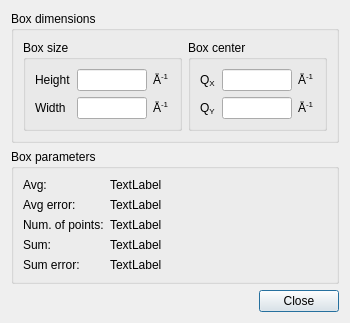
<?xml version="1.0" encoding="UTF-8"?>
<ui version="4.0">
 <class>BoxSumUI</class>
 <widget class="QDialog" name="BoxSumUI">
  <property name="geometry">
   <rect>
    <x>0</x>
    <y>0</y>
    <width>322</width>
    <height>313</height>
   </rect>
  </property>
  <property name="sizePolicy">
   <sizepolicy hsizetype="MinimumExpanding" vsizetype="MinimumExpanding">
    <horstretch>0</horstretch>
    <verstretch>0</verstretch>
   </sizepolicy>
  </property>
  <property name="windowTitle">
   <string>Box Sum</string>
  </property>
  <property name="windowIcon">
   <iconset>
    <normaloff>:/res/sasview-icon.ico</normaloff>:/res/sasview-icon.ico</iconset>
  </property>
  <layout class="QGridLayout" name="gridLayout_4">
   <item row="0" column="0" colspan="2">
    <widget class="QGroupBox" name="groupBox">
     <property name="sizePolicy">
      <sizepolicy hsizetype="MinimumExpanding" vsizetype="MinimumExpanding">
       <horstretch>0</horstretch>
       <verstretch>0</verstretch>
      </sizepolicy>
     </property>
     <property name="title">
      <string>Box dimensions</string>
     </property>
     <layout class="QGridLayout" name="gridLayout_3">
      <item row="0" column="0">
       <widget class="QGroupBox" name="groupBox_4">
        <property name="sizePolicy">
         <sizepolicy hsizetype="MinimumExpanding" vsizetype="MinimumExpanding">
          <horstretch>0</horstretch>
          <verstretch>0</verstretch>
         </sizepolicy>
        </property>
        <property name="title">
         <string>Box size</string>
        </property>
        <layout class="QGridLayout" name="gridLayout">
         <item row="0" column="0">
          <widget class="QLabel" name="label">
           <property name="sizePolicy">
            <sizepolicy hsizetype="MinimumExpanding" vsizetype="Fixed">
             <horstretch>0</horstretch>
             <verstretch>0</verstretch>
            </sizepolicy>
           </property>
           <property name="toolTip">
            <string>&lt;html&gt;&lt;head/&gt;&lt;body&gt;&lt;p&gt;Height of the box.&lt;/p&gt;&lt;/body&gt;&lt;/html&gt;</string>
           </property>
           <property name="text">
            <string>Height</string>
           </property>
          </widget>
         </item>
         <item row="0" column="1">
          <widget class="QLineEdit" name="txtBoxHeight">
           <property name="sizePolicy">
            <sizepolicy hsizetype="MinimumExpanding" vsizetype="Fixed">
             <horstretch>0</horstretch>
             <verstretch>0</verstretch>
            </sizepolicy>
           </property>
           <property name="minimumSize">
            <size>
             <width>70</width>
             <height>0</height>
            </size>
           </property>
           <property name="maximumSize">
            <size>
             <width>70</width>
             <height>16777215</height>
            </size>
           </property>
           <property name="toolTip">
            <string>&lt;html&gt;&lt;head/&gt;&lt;body&gt;&lt;p&gt;Height of the box.&lt;/p&gt;&lt;/body&gt;&lt;/html&gt;</string>
           </property>
          </widget>
         </item>
         <item row="0" column="2">
          <widget class="QLabel" name="label_10">
           <property name="sizePolicy">
            <sizepolicy hsizetype="MinimumExpanding" vsizetype="Fixed">
             <horstretch>0</horstretch>
             <verstretch>0</verstretch>
            </sizepolicy>
           </property>
           <property name="text">
            <string>&lt;html&gt;&lt;head/&gt;&lt;body&gt;&lt;p&gt;Å&lt;span style=&quot; vertical-align:super;&quot;&gt;-1&lt;/span&gt;&lt;/p&gt;&lt;/body&gt;&lt;/html&gt;</string>
           </property>
          </widget>
         </item>
         <item row="1" column="0">
          <widget class="QLabel" name="label_2">
           <property name="sizePolicy">
            <sizepolicy hsizetype="MinimumExpanding" vsizetype="Fixed">
             <horstretch>0</horstretch>
             <verstretch>0</verstretch>
            </sizepolicy>
           </property>
           <property name="toolTip">
            <string>&lt;html&gt;&lt;head/&gt;&lt;body&gt;&lt;p&gt;Width of the box.&lt;/p&gt;&lt;/body&gt;&lt;/html&gt;</string>
           </property>
           <property name="text">
            <string>Width</string>
           </property>
          </widget>
         </item>
         <item row="1" column="1">
          <widget class="QLineEdit" name="txtBoxWidth">
           <property name="sizePolicy">
            <sizepolicy hsizetype="MinimumExpanding" vsizetype="Fixed">
             <horstretch>0</horstretch>
             <verstretch>0</verstretch>
            </sizepolicy>
           </property>
           <property name="minimumSize">
            <size>
             <width>70</width>
             <height>0</height>
            </size>
           </property>
           <property name="maximumSize">
            <size>
             <width>70</width>
             <height>16777215</height>
            </size>
           </property>
           <property name="toolTip">
            <string>&lt;html&gt;&lt;head/&gt;&lt;body&gt;&lt;p&gt;Width of the box.&lt;/p&gt;&lt;/body&gt;&lt;/html&gt;</string>
           </property>
          </widget>
         </item>
         <item row="1" column="2">
          <widget class="QLabel" name="label_11">
           <property name="sizePolicy">
            <sizepolicy hsizetype="MinimumExpanding" vsizetype="Fixed">
             <horstretch>0</horstretch>
             <verstretch>0</verstretch>
            </sizepolicy>
           </property>
           <property name="text">
            <string>&lt;html&gt;&lt;head/&gt;&lt;body&gt;&lt;p&gt;Å&lt;span style=&quot; vertical-align:super;&quot;&gt;-1&lt;/span&gt;&lt;/p&gt;&lt;/body&gt;&lt;/html&gt;</string>
           </property>
          </widget>
         </item>
        </layout>
       </widget>
      </item>
      <item row="0" column="1">
       <widget class="QGroupBox" name="groupBox_2">
        <property name="sizePolicy">
         <sizepolicy hsizetype="MinimumExpanding" vsizetype="MinimumExpanding">
          <horstretch>0</horstretch>
          <verstretch>0</verstretch>
         </sizepolicy>
        </property>
        <property name="title">
         <string>Box center</string>
        </property>
        <layout class="QGridLayout" name="gridLayout_2">
         <item row="0" column="0">
          <widget class="QLabel" name="label_3">
           <property name="toolTip">
            <string>&lt;html&gt;&lt;head/&gt;&lt;body&gt;&lt;p&gt;X coordinate of the center of the box.&lt;/p&gt;&lt;/body&gt;&lt;/html&gt;</string>
           </property>
           <property name="text">
            <string>&lt;html&gt;&lt;head/&gt;&lt;body&gt;&lt;p&gt;Q&lt;span style=&quot; vertical-align:sub;&quot;&gt;X&lt;/span&gt;&lt;/p&gt;&lt;/body&gt;&lt;/html&gt;</string>
           </property>
          </widget>
         </item>
         <item row="0" column="1">
          <widget class="QLineEdit" name="txtCenterX">
           <property name="sizePolicy">
            <sizepolicy hsizetype="MinimumExpanding" vsizetype="Fixed">
             <horstretch>0</horstretch>
             <verstretch>0</verstretch>
            </sizepolicy>
           </property>
           <property name="minimumSize">
            <size>
             <width>70</width>
             <height>0</height>
            </size>
           </property>
           <property name="maximumSize">
            <size>
             <width>70</width>
             <height>16777215</height>
            </size>
           </property>
           <property name="toolTip">
            <string>&lt;html&gt;&lt;head/&gt;&lt;body&gt;&lt;p&gt;X coordinate of the center of the box.&lt;/p&gt;&lt;/body&gt;&lt;/html&gt;</string>
           </property>
          </widget>
         </item>
         <item row="0" column="2">
          <widget class="QLabel" name="label_13">
           <property name="text">
            <string>&lt;html&gt;&lt;head/&gt;&lt;body&gt;&lt;p&gt;Å&lt;span style=&quot; vertical-align:super;&quot;&gt;-1&lt;/span&gt;&lt;/p&gt;&lt;/body&gt;&lt;/html&gt;</string>
           </property>
          </widget>
         </item>
         <item row="1" column="0">
          <widget class="QLabel" name="label_4">
           <property name="toolTip">
            <string>&lt;html&gt;&lt;head/&gt;&lt;body&gt;&lt;p&gt;Y coordinate of the center of the box.&lt;/p&gt;&lt;/body&gt;&lt;/html&gt;</string>
           </property>
           <property name="text">
            <string>&lt;html&gt;&lt;head/&gt;&lt;body&gt;&lt;p&gt;Q&lt;span style=&quot; vertical-align:sub;&quot;&gt;Y&lt;/span&gt;&lt;/p&gt;&lt;/body&gt;&lt;/html&gt;</string>
           </property>
          </widget>
         </item>
         <item row="1" column="1">
          <widget class="QLineEdit" name="txtCenterY">
           <property name="sizePolicy">
            <sizepolicy hsizetype="MinimumExpanding" vsizetype="Fixed">
             <horstretch>0</horstretch>
             <verstretch>0</verstretch>
            </sizepolicy>
           </property>
           <property name="minimumSize">
            <size>
             <width>70</width>
             <height>0</height>
            </size>
           </property>
           <property name="maximumSize">
            <size>
             <width>70</width>
             <height>16777215</height>
            </size>
           </property>
           <property name="toolTip">
            <string>&lt;html&gt;&lt;head/&gt;&lt;body&gt;&lt;p&gt;Y coordinate of the center of the box.&lt;/p&gt;&lt;/body&gt;&lt;/html&gt;</string>
           </property>
           <property name="text">
            <string/>
           </property>
          </widget>
         </item>
         <item row="1" column="2">
          <widget class="QLabel" name="label_12">
           <property name="text">
            <string>&lt;html&gt;&lt;head/&gt;&lt;body&gt;&lt;p&gt;Å&lt;span style=&quot; vertical-align:super;&quot;&gt;-1&lt;/span&gt;&lt;/p&gt;&lt;/body&gt;&lt;/html&gt;</string>
           </property>
          </widget>
         </item>
        </layout>
       </widget>
      </item>
     </layout>
    </widget>
   </item>
   <item row="1" column="0" colspan="2">
    <widget class="QGroupBox" name="groupBox_3">
     <property name="sizePolicy">
      <sizepolicy hsizetype="MinimumExpanding" vsizetype="MinimumExpanding">
       <horstretch>0</horstretch>
       <verstretch>0</verstretch>
      </sizepolicy>
     </property>
     <property name="title">
      <string>Box parameters</string>
     </property>
     <layout class="QGridLayout" name="gridLayout_5">
      <item row="0" column="0">
       <layout class="QFormLayout" name="formLayout">
        <item row="0" column="0">
         <widget class="QLabel" name="label_5">
          <property name="toolTip">
           <string>&lt;html&gt;&lt;head/&gt;&lt;body&gt;&lt;p&gt;Average point count in selected region.&lt;/p&gt;&lt;/body&gt;&lt;/html&gt;</string>
          </property>
          <property name="text">
           <string>Avg:</string>
          </property>
         </widget>
        </item>
        <item row="0" column="1">
         <widget class="QLabel" name="lblAvg">
          <property name="toolTip">
           <string>&lt;html&gt;&lt;head/&gt;&lt;body&gt;&lt;p&gt;Average point count in selected region.&lt;/p&gt;&lt;/body&gt;&lt;/html&gt;</string>
          </property>
          <property name="text">
           <string>TextLabel</string>
          </property>
         </widget>
        </item>
        <item row="1" column="0">
         <widget class="QLabel" name="label_6">
          <property name="toolTip">
           <string>&lt;html&gt;&lt;head/&gt;&lt;body&gt;&lt;p&gt;Error of average point count in selected region.&lt;/p&gt;&lt;/body&gt;&lt;/html&gt;</string>
          </property>
          <property name="text">
           <string>Avg error:</string>
          </property>
         </widget>
        </item>
        <item row="1" column="1">
         <widget class="QLabel" name="lblAvgErr">
          <property name="toolTip">
           <string>&lt;html&gt;&lt;head/&gt;&lt;body&gt;&lt;p&gt;Error of average point count in selected region.&lt;/p&gt;&lt;/body&gt;&lt;/html&gt;</string>
          </property>
          <property name="text">
           <string>TextLabel</string>
          </property>
         </widget>
        </item>
        <item row="2" column="0">
         <widget class="QLabel" name="label_7">
          <property name="toolTip">
           <string>&lt;html&gt;&lt;head/&gt;&lt;body&gt;&lt;p&gt;Total number of points in the selected region.&lt;/p&gt;&lt;/body&gt;&lt;/html&gt;</string>
          </property>
          <property name="text">
           <string>Num. of points:</string>
          </property>
         </widget>
        </item>
        <item row="2" column="1">
         <widget class="QLabel" name="lblNumPoints">
          <property name="toolTip">
           <string>&lt;html&gt;&lt;head/&gt;&lt;body&gt;&lt;p&gt;Total number of points in the selected region.&lt;/p&gt;&lt;/body&gt;&lt;/html&gt;</string>
          </property>
          <property name="text">
           <string>TextLabel</string>
          </property>
         </widget>
        </item>
        <item row="3" column="0">
         <widget class="QLabel" name="label_8">
          <property name="toolTip">
           <string>&lt;html&gt;&lt;head/&gt;&lt;body&gt;&lt;p&gt;Sum of point intensities for all points in the selected region.&lt;/p&gt;&lt;/body&gt;&lt;/html&gt;</string>
          </property>
          <property name="text">
           <string>Sum:</string>
          </property>
         </widget>
        </item>
        <item row="3" column="1">
         <widget class="QLabel" name="lblSum">
          <property name="toolTip">
           <string>&lt;html&gt;&lt;head/&gt;&lt;body&gt;&lt;p&gt;Sum of point intensities for all points in the selected region.&lt;/p&gt;&lt;/body&gt;&lt;/html&gt;</string>
          </property>
          <property name="text">
           <string>TextLabel</string>
          </property>
         </widget>
        </item>
        <item row="4" column="0">
         <widget class="QLabel" name="label_9">
          <property name="toolTip">
           <string>&lt;html&gt;&lt;head/&gt;&lt;body&gt;&lt;p&gt;Error of point intensity sum for all points in the selected region.&lt;/p&gt;&lt;/body&gt;&lt;/html&gt;</string>
          </property>
          <property name="text">
           <string>Sum error:</string>
          </property>
         </widget>
        </item>
        <item row="4" column="1">
         <widget class="QLabel" name="lblSumErr">
          <property name="toolTip">
           <string>&lt;html&gt;&lt;head/&gt;&lt;body&gt;&lt;p&gt;Error of point intensity sum for all points in the selected region.&lt;/p&gt;&lt;/body&gt;&lt;/html&gt;</string>
          </property>
          <property name="text">
           <string>TextLabel</string>
          </property>
         </widget>
        </item>
       </layout>
      </item>
     </layout>
    </widget>
   </item>
   <item row="2" column="0">
    <spacer name="verticalSpacer">
     <property name="orientation">
      <enum>Qt::Vertical</enum>
     </property>
     <property name="sizeHint" stdset="0">
      <size>
       <width>20</width>
       <height>18</height>
      </size>
     </property>
    </spacer>
   </item>
   <item row="3" column="1">
    <widget class="QDialogButtonBox" name="buttonBox">
     <property name="orientation">
      <enum>Qt::Horizontal</enum>
     </property>
     <property name="standardButtons">
      <set>QDialogButtonBox::Close</set>
     </property>
    </widget>
   </item>
  </layout>
 </widget>
 <resources/>
 <connections>
  <connection>
   <sender>buttonBox</sender>
   <signal>accepted()</signal>
   <receiver>BoxSumUI</receiver>
   <slot>accept()</slot>
   <hints>
    <hint type="sourcelabel">
     <x>248</x>
     <y>254</y>
    </hint>
    <hint type="destinationlabel">
     <x>157</x>
     <y>274</y>
    </hint>
   </hints>
  </connection>
  <connection>
   <sender>buttonBox</sender>
   <signal>rejected()</signal>
   <receiver>BoxSumUI</receiver>
   <slot>reject()</slot>
   <hints>
    <hint type="sourcelabel">
     <x>316</x>
     <y>260</y>
    </hint>
    <hint type="destinationlabel">
     <x>286</x>
     <y>274</y>
    </hint>
   </hints>
  </connection>
 </connections>
</ui>
